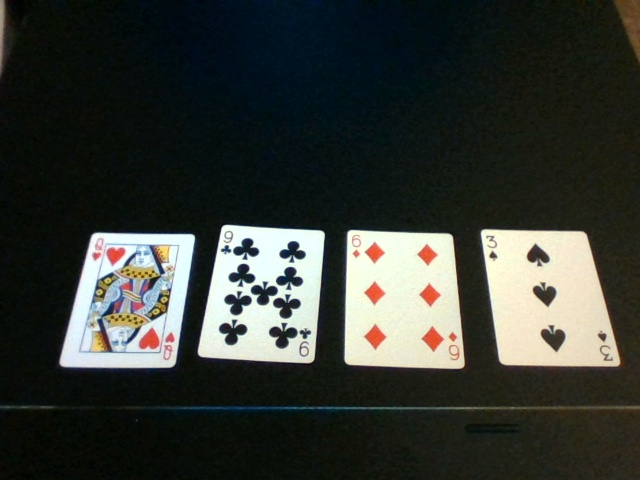
#> input picture images/2.jpg, 640 x 480 px
$ python -i BlackjackPlayer.py   (imports and definitions only)   (Python 2 division)
#> lines starting #> are read from the running program, lines starting #| are printed output that depends on the picture; pictures that were not available may be replaced by others from this repository, and a replacement may not be noted
### BlackjackGlobals.py
# Variables used throughout the program

# card and pip dimensions
_cardScale = 1
cardSize = (int(250*_cardScale),int(350*_cardScale))
_pipAmount = (0.2, 0.3)
pipSize = tuple(map(lambda i:int(round(cardSize[i]*_pipAmount[i])),(0,1)))
cardX,cardY = cardSize# card image dimensions
pipX,pipY = pipSize# pip subimage dimensions
imageX,imageY = 640, 480# standard image size
# pip sharpen amount
pipSharpen = 2

# subimage size for the suit or value of a pip
pipPartSize = (100,100)

# params for font drawn on output image
fontSize = _cardScale
fontThick = max(1,int(_cardScale*2))

# maps card string value to card numerical value
cardValueMap = {v:10 for v in "TJQK"}
cardValueMap["A"] = 11
for v in range(2,10):
	cardValueMap[str(v)] = v

# basic strategy chart
def computeBasicStrategy():
	f = open("BasicStrategy.csv", "r")
	text = f.read()[:-1]
	f.close()
	lines = text.split("\n")
	dealer = lines[0].split(",")[1:]
	bs = {}
	for line in lines[1:]:
		player = line.split(",")
		for i,move in enumerate(player[1:]):
			bs[(player[0], dealer[i])] = move
	return bs
basicStrategy = computeBasicStrategy()
#> (reads BasicStrategy.csv from the repository)

### BlackjackComparer.py
from BlackjackGlobals import cardSize,pipPartSize
import cv2
import numpy as np
from time import time
from BlackjackCard import BlackjackCard

class BlackjackComparer:

	"""
	Class for identifying the suit and value of playing card images
	"""
	def __init__(self):
		self._computeTrainSet()

	"""
	Computes the images that are used to test against all input cards
	"""
	def _computeTrainSet(self):
		self.pipSuits = {}
		self.pipValues = {}
		for s in "DCHS":
			f = "pips/"+s+".jpg"
			pip = cv2.imread(f)
			self.pipSuits[s] = self._threshold(cv2.resize(self._trim(pip), pipPartSize))
		for v in "A23456789TJQK":
			f = "pips/"+v+".jpg"
			pip = cv2.imread(f)
			self.pipValues[v] = self._threshold(cv2.cvtColor(cv2.resize(self._trim(pip), pipPartSize), cv2.COLOR_BGR2GRAY))

	"""
	Trims the outer white border of an image. Used for trimming pips
	"""
	def _trim(self, image):
		trimmed = np.copy(image)
		for ax in [0,1]:
			vals = np.min(np.min(trimmed, axis=2), axis=ax)
			valsAvg = np.mean(vals)
			idx1 = max(0,np.argmax(vals<valsAvg))
			if ax==0:
				idx2 = -np.argmax(vals[::-1]<valsAvg)
				if abs(idx1-idx2)>5:
					trimmed = trimmed[:,idx1:idx2]
			else:
				idx2 = -np.argmax(vals[::-1]<valsAvg)
				if idx2==0:
					idx2 = -1
				if abs(idx1-idx2)>5:
					trimmed = trimmed[idx1:idx2,:]
		return trimmed

	"""
	Thresholds an image
	"""
	def _threshold(self, image):
		return cv2.threshold(image, 128, 255, cv2.THRESH_BINARY)[1]

	"""
	Compares a score for the similarity of two images.
	Used for comparing an input image against part of the training set
	"""
	# [13 lines left out: function _compare, not called in this run]

	"""
	Runs the input BlackjackCard against the 13 values and 4 suits in the
	training set. Returns a list of the most likely matches.
	"""
	# [15 lines left out: function getClosestCards, not called in this run]

	"""
	Attempts to identify the suit/value of the 52 images from a testing dataset.
	The images can be blured by blurAmount before identifying.
	"""
	# [31 lines left out: function _test, not called in this run]

### BlackjackPlayer.py
import cv2,os,sys
from math import cos,sin,pi,acos,log
import numpy as np
from BlackjackImage import BlackjackImage
from BlackjackCard import BlackjackCard
from BlackjackComparer import BlackjackComparer
import PointFunctions as pt
from BlackjackGlobals import *
import operator
import PointFunctions as pf
from time import sleep
from BlackjackState import BlackjackState
from BlackjackSpeaker import BlackjackSpeaker

class BlackjackPlayer:

	printCards = False
	sharpenCardOutput = False

	"""
	Main class for playing Blackjack using a webcam or with input images
	"""
	def __init__(self, doRun=True, ignoreWebcam=False):
		self.comparer = BlackjackComparer()
		# initialize camera if one exists
		if ignoreWebcam:
			self.hasWebcam = False
		else:
			self.camAtt = cv2.CAP_PROP_SHARPNESS
			self.camAttD = 10
			self.camAttI = 50

			self.webcam = cv2.VideoCapture(0)
			if self.camAttI>=0:
				self.webcam.set(self.camAtt, self.camAttI)
			self.hasWebcam, frame = self.webcam.read()

		self.project = not self.hasWebcam# True to apply a projection transformation
		self.reproject = False# set True to recompute the projection transformation
		self.speaker = BlackjackSpeaker()# uses speech to declare moves

		if doRun:
			self.run()

	"""
	Show image in window. Pressing escape will close program.
	"""
	# [43 lines left out: function showImage, not called in this run]


	"""
	Compute the perspective matrix M to transform a box into a 2.5x3.5
	If image is provided, test for card orientation
	"""
	# [40 lines left out: function computePerspective, not called in this run]

	"""
	Determines if a card is rotated correctly based on the coloring of the pip corners
	"""
	# [4 lines left out: function _correctCardOrientation, not called in this run]

	"""
	Given an input image, extract card candidates and analyze candidates
	for identity of cards
	"""
	# [24 lines left out: function analyzeImageForCards, not called in this run]

	"""
	Takes in a list of card candidates and transforms them to be
	perfectly rectangular cards
	"""
	# [17 lines left out: function getTransformedCardCandidates, not called in this run]

	"""
	Extract cards and display them in the output window
	"""
	# [11 lines left out: function displayCards, not called in this run]

	"""
	Alternate running mode that is only used for saving images
	"""
	# [15 lines left out: function runCapture, not called in this run]

	"""
	Runs the Blackjack player. Uses a webcam if one exists.
	Otherwise, runs algorithm on a series of input images
	"""
	# [23 lines left out: function run, not called in this run]

>>> import cv2
>>> picture = cv2.imread('images/2.jpg', cv2.IMREAD_GRAYSCALE)
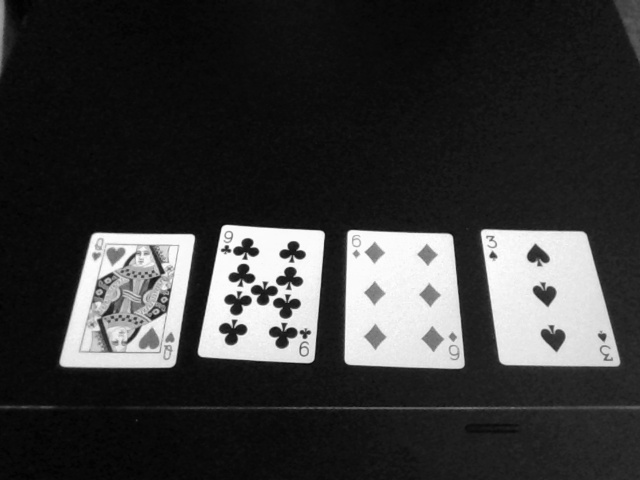
#> picture: shape (480, 640); min 1, max 255, mean 56.2
>>> result = BlackjackPlayer().analyzeImageForCards(picture)
#> in _computeTrainSet, pip is the input picture: shape (480, 640, 3); mean B, G, R 52.4, 57.9, 54
#> the loop in _trim, `for ax in [0,1]:` made 2 passes
#> (valsAvg, idx1) on passes 1 to 2: (1.46, 0), (1.14, 0)
#> pass 1, in _trim, `trimmed = trimmed[:,idx1:idx2]`:
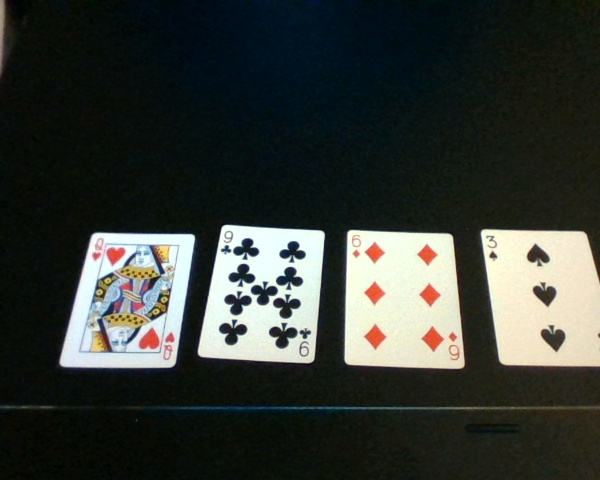
#> trimmed: shape (480, 600, 3); mean B, G, R 53.9, 59, 54.6
#> in _threshold, `return cv2.threshold(image, 128, 255, cv2.THRESH_BINARY)[1]`:
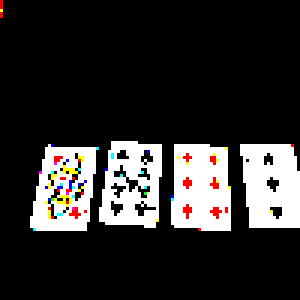
#> returned value: shape (100, 100, 3) (shown 3 times larger); mean of channels 0, 1, 2 45.4, 46.1, 47.8; drawn as B, G, R
#> pass 2 of the loop in _computeTrainSet, `for s in "DCHS":`:
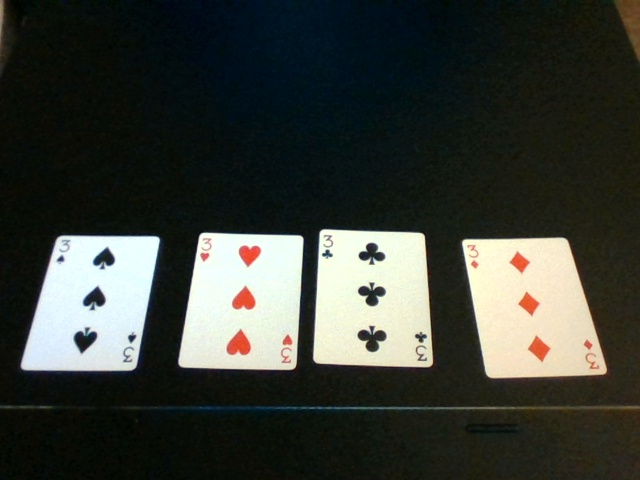
#> input picture images/3.jpg, 640 x 480 px, given in place of C.jpg, which was not available
#> in _computeTrainSet, pip is the input picture: shape (480, 640, 3); mean B, G, R 55.6, 62.1, 58.5
#> the loop in _trim (call 2), `for ax in [0,1]:` made 2 passes
#> (valsAvg, idx1) on passes 1 to 2: (1.28, 0), (1.91, 0)
#> pass 1, in _trim (call 2), `trimmed = trimmed[:,idx1:idx2]`:
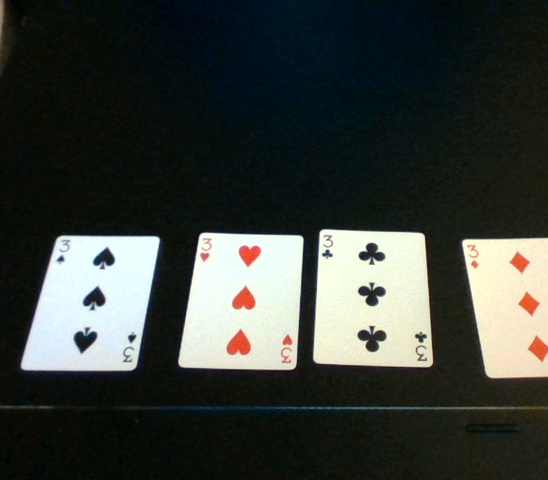
#> trimmed: shape (480, 548, 3); mean B, G, R 58, 63.1, 58.2
#> in _threshold (call 2), `return cv2.threshold(image, 128, 255, cv2.THRESH_BINARY)[1]`:
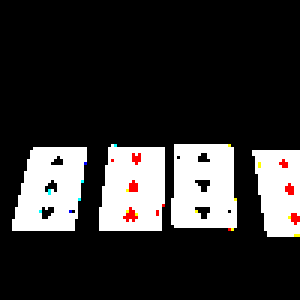
#> returned value: shape (100, 100, 3) (shown 3 times larger); mean of channels 0, 1, 2 50.1, 50.4, 51.8; drawn as B, G, R
#> (the run stopped early here; a loop or call above may not have finished)
